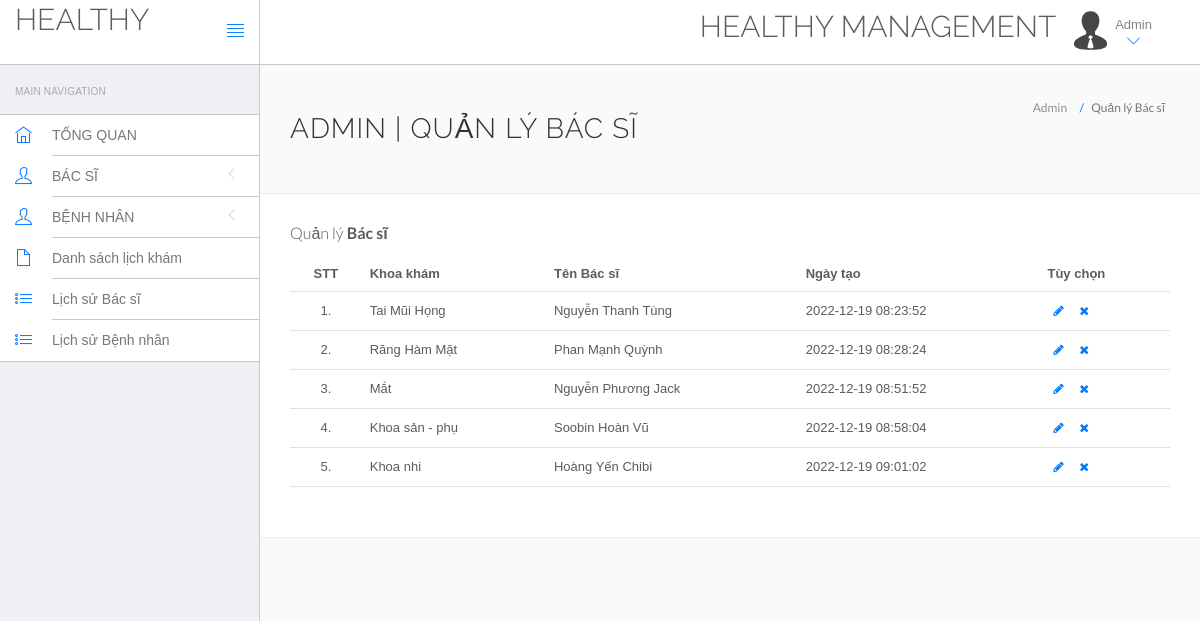
Page /hms/admin/manage-doctors.php (signed in) on the committed database.
### tables this page shows
CREATE TABLE IF NOT EXISTS `doctors` (
  `id` int(11) NOT NULL AUTO_INCREMENT,
  `specilization` varchar(255) NOT NULL,
  `doctorName` varchar(255) NOT NULL,
  `address` longtext NOT NULL,
  `docFees` varchar(255) NOT NULL,
  `contactno` bigint(11) NOT NULL,
  `docEmail` varchar(255) NOT NULL,
  `password` varchar(255) NOT NULL,
  `creationDate` timestamp NOT NULL DEFAULT CURRENT_TIMESTAMP,
  `updationDate` varchar(255) NOT NULL,
  PRIMARY KEY (`id`)
);

### hms/admin/manage-doctors.php (the view, shortened to what this page needs)
<!DOCTYPE html>
<html lang="en">
	<head>
		<link rel="stylesheet" href="vendor/bootstrap/css/bootstrap.min.css">
		<link rel="stylesheet" href="vendor/fontawesome/css/font-awesome.min.css">
		<link rel="stylesheet" href="vendor/themify-icons/themify-icons.min.css">
		<link href="vendor/animate.css/animate.min.css" rel="stylesheet" media="screen">
		<link href="vendor/perfect-scrollbar/perfect-scrollbar.min.css" rel="stylesheet" media="screen">
		<link href="vendor/switchery/switchery.min.css" rel="stylesheet" media="screen">
		<link href="vendor/bootstrap-touchspin/jquery.bootstrap-touchspin.min.css" rel="stylesheet" media="screen">
		<link href="vendor/select2/select2.min.css" rel="stylesheet" media="screen">
		<link href="vendor/bootstrap-datepicker/bootstrap-datepicker3.standalone.min.css" rel="stylesheet" media="screen">
		<link href="vendor/bootstrap-timepicker/bootstrap-timepicker.min.css" rel="stylesheet" media="screen">
		<link rel="stylesheet" href="assets/css/styles.css">
		<link rel="stylesheet" href="assets/css/plugins.css">
		<link rel="stylesheet" href="assets/css/themes/theme-1.css" id="skin_color" />
	</head>
	<body>
		<div id="app">
<?php include('include/sidebar.php');?>
			<div class="app-content">
						<?php include('include/header.php');?>
				<div class="main-content" >
					<div class="wrap-content container" id="container">
						<section id="page-title">
							<div class="row">
								<div class="col-sm-8">
									<h1 class="mainTitle">Admin | Quản lý Bác sĩ</h1>
																	</div>
								<ol class="breadcrumb">
									<li>
										<span>Admin</span>
									</li>
									<li class="active">
										<span>Quản lý Bác sĩ</span>
									</li>
								</ol>
							</div>
						</section>
						<div class="container-fluid container-fullw bg-white">
									<div class="row">
								<div class="col-md-12">
									<h5 class="over-title margin-bottom-15">Quản lý <span class="text-bold">Bác sĩ</span></h5>
									<table class="table table-hover" id="sample-table-1">
										<thead>
											<tr>
												<th class="center">STT</th>
												<th>Khoa khám</th>
												<th class="hidden-xs">Tên Bác sĩ</th>
												<th>Ngày tạo</th>
												<th>Tùy chọn</th>
											</tr>
										</thead>
										<tbody>
<?php
$sql=mysql_query("select * from doctors");
$cnt=1;
while($row=mysql_fetch_array($sql))
{
?>
											<tr>
												<td class="center"><?php echo $cnt;?>.</td>
												<td class="hidden-xs"><?php echo $row['specilization'];?></td>
												<td><?php echo $row['doctorName'];?></td>
												<td><?php echo $row['creationDate'];?>
												</td>
												<td >
												<div class="visible-md visible-lg hidden-sm hidden-xs">
							<a href="edit-doctor.php?id=<?php echo $row['id'];?>" class="btn btn-transparent btn-xs" tooltip-placement="top" tooltip="Edit"><i class="fa fa-pencil"></i></a>
	<a href="manage-doctors.php?id=<?php echo $row['id']?>&del=delete" onClick="return confirm('Bạn có chắc chắn muốn xóa?')"class="btn btn-transparent btn-xs tooltips" tooltip-placement="top" tooltip="Remove"><i class="fa fa-times fa fa-white"></i></a>
												</div>
												</td>
											</tr>
											<?php
$cnt=$cnt+1;
											 }?>
										</tbody>
									</table>
								</div>
							</div>
								</div>
							</div>
						</div>
					</div>
				</div>
	</body>
</html>

### hms/admin/assets/css/themes/theme-1.css (style rules this page uses)
body { background: #FAFAFA; }

### rows in the picture
doctors: specilization "Tai Mũi Họng", doctorName "Nguyễn Thanh Tùng", creationDate "2022-12-19 08:23:52"
doctors: specilization "Răng Hàm Mặt", doctorName "Phan Mạnh Quỳnh", creationDate "2022-12-19 08:28:24"
doctors: specilization "Mắt", doctorName "Nguyễn Phương Jack", creationDate "2022-12-19 08:51:52"
doctors: specilization "Khoa sản - phụ", doctorName "Soobin Hoàn Vũ", creationDate "2022-12-19 08:58:04"
doctors: specilization "Khoa nhi", doctorName "Hoàng Yến Chibi", creationDate "2022-12-19 09:01:02"
